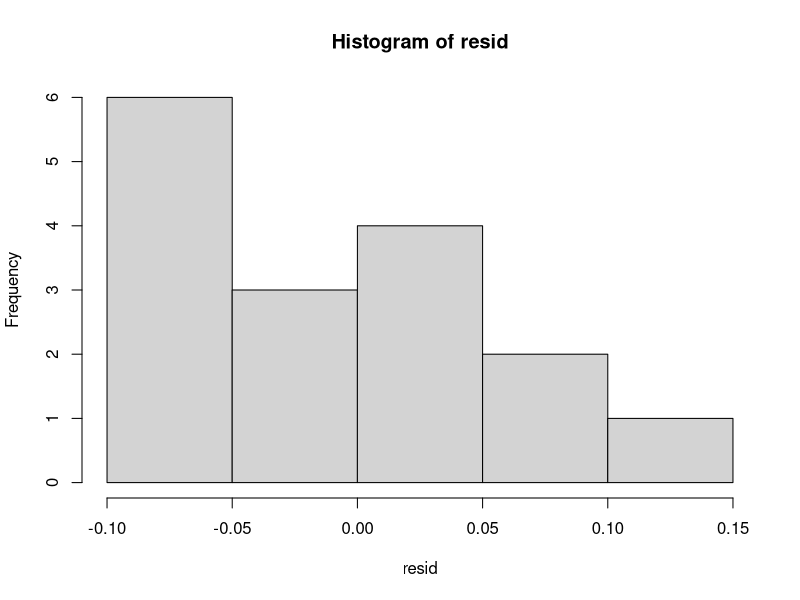
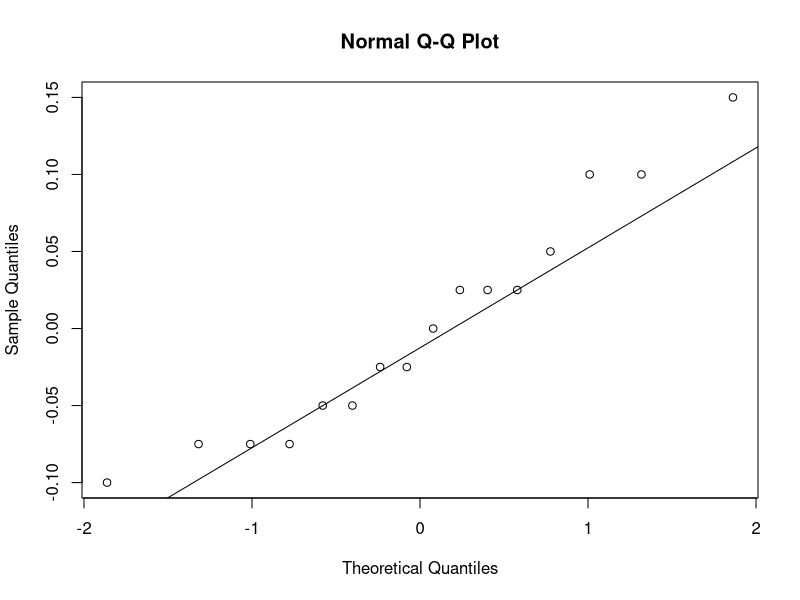
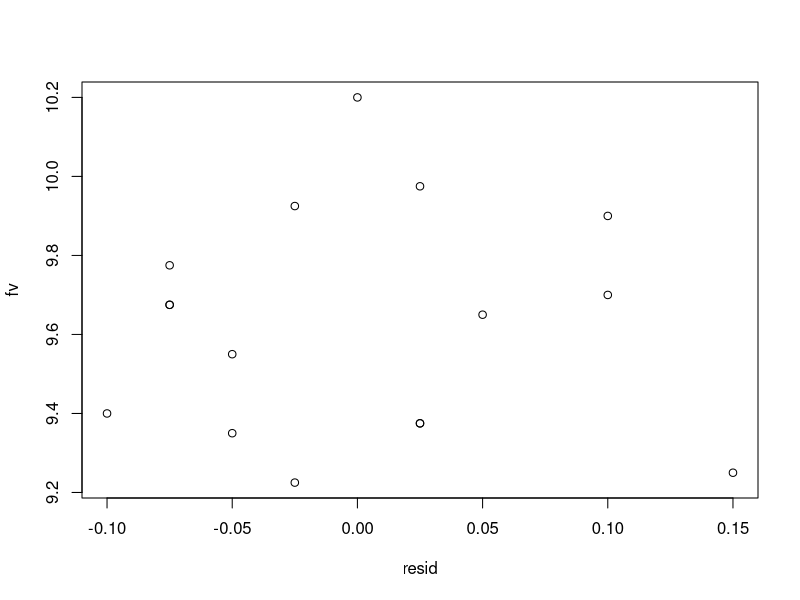

Reproduce these figures in R, in order. (Note: this script raises an error after producing the figures.)
#This final project was done by:
#Azahra Benita, Intan Lucky Rahayu and Delia Rizki


### Kode R untuk model Rancangan Acak Kelompok Lengkap (RACL) atau Randomized Complete Block Design (RCBD)
### Kode ini meliputi 3 tahapan analisis, yaitu:
### 1. memodelkan RACL dengan ANOVA
### 2. komparasi setiap pasangan mean treatment
### 3. diagnosis model

# misalkan ada 4 kelompok/blok dan 4 treatment
# variabel respons untuk masing-masing blok
blok1 <- c(9.3,9.4,9.2,9.7)
blok2 <- c(9.4,9.3,9.4,9.6)
blok3 <- c(9.6,9.8,9.5,10.0)
blok4 <- c(10.0,9.9,9.7,10.2)
# menggabungkan semua pengamatan di setiap blok ke dalam satu vektor
y <- c(blok1, blok2, blok3, blok4)

# membuat variabel independent untuk identifikasi blok dan treatment
blok <- rep(1:4, each = 4)
treat <- rep(1:4, times = 4)

# menggabungkan variabel respon dan variabel independent ke dalam satu data frame
df <- data.frame(y, blok, treat)

# re-format variabel independent menjadi faktor / variabel kategorik
df$blok <- as.factor(df$blok)
df$treat <- as.factor(df$treat)


## ANOVA untuk model RACL
racl <- aov(y ~ blok + treat, data = df)
summary(racl)
# kesimpulan: karena p-value (0.00871) lebih kecil dari 0.05 maka tolak H0 artinya ada perbedaan treatment

# cara menghitung p-value dengan perintah df()
1-pf(14.44,3,9)
# cara menghitung titik kritis
qf(0.95,3,9)
# karena F0=14.44 lebih besar dari Fk=3.86 maka tolak H0 artinya paling tidak 1 treatment mean-nya berbeda dari yang lain
# karena H0 ditolak maka bisa dilakukan uji contrast dengan cara yang sama dengan model 1 faktor


## Karena uji ANOVA signifikan maka bisa dilakukan komparasi semua pasangan treatment, yaitu
## H0: miu i = miu j vs H1: miu i != miu j untuk semua i tidak sama dengan j
## bisa menggunakan metode contrast Scheffe dalam bentuk C= miu i - miu j untuk semua i tidak sama dengan j
## namun metode Scheffe dipandang kurang efisien untuk menguji semua pasangan treatment
## ada metode lain yang memang didesain secara khusus untuk membandingkan semua pasangan treatment
## salah satunya adalah metode Tukey
## sebagai contoh jika ada 3 treatment maka ada 3 pasangan treatment yang diuji
## atau 4 treatment maka ada 6 pasangan treatment yang diuji
TukeyHSD(racl)
## berdasarkan hasil metode Tukey treatment yang berbeda secara signifikan adalah
## treatment 4 dan 2 (p-value = 0.0113) serta treatment 4 dan 3 (p-value = 0.0006)



# fitted value / estimasi atau penduga pengamatan ke j pada treatment ke i
fv <- racl$fitted.values 

# Diagnosis model
resid <- racl$residuals # residual model

##### cek normalitas
# histogram
hist(resid)
# QQplot
qqnorm(resid)
# shapiro test
qqline(resid)
shapiro.test(resid) 
# --> indikasi normal terpenuhi

#### cek variansi konstan
# plot residual vs. fitted value
plot(resid,fv) # tersebar acak

#### cek independent menggunakan durbin-watson, tidak ada indikasi autokorelasi karena p-value > alpha
library(lmtest)
dwtest(fit)

